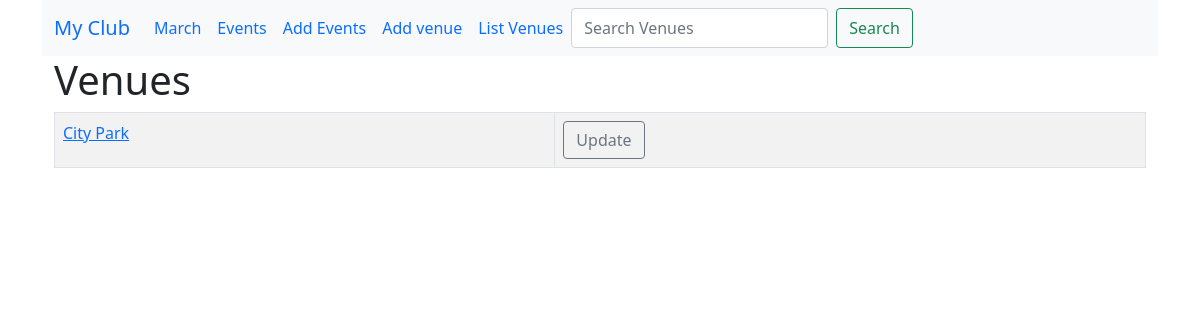
Before: /list_venues/ with the older database file.
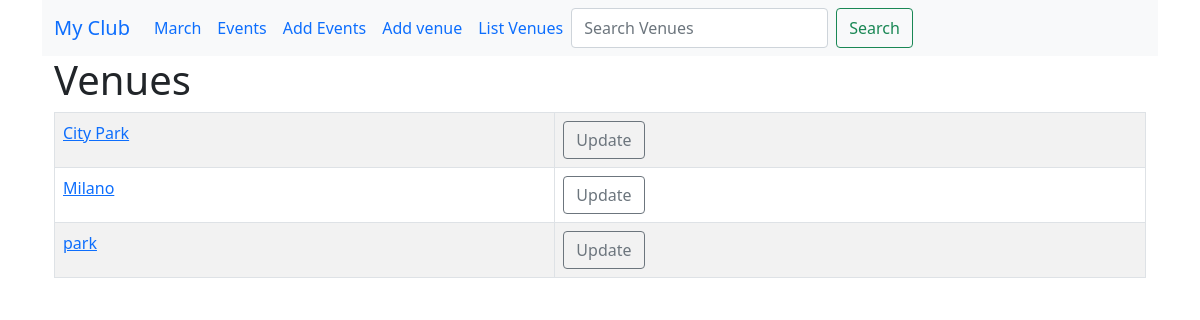
After: the same page with the newer database file.
### events/models.py (models this page shows)
class Venue(models.Model): #fields to use in form too
    name = models.CharField('Venue Name', max_length=120)
    address = models.CharField(max_length=300)
    zip_code = models.CharField(max_length=15,blank=True )
    phone = models.CharField('Contact Phone', max_length=15, blank=True)
    web = models.URLField('Website Address', max_length=200, blank=True)
    email_address = models.EmailField('Email')
    def __str__(self):
        return self.name

### events/views.py (the view)
# urls.py: path('list_venues/', views.list_venues, name='list-venues'),
def list_venues(request):
    venue_list = Venue.objects.all()
    return render(request, 'venue.html', {'venue_list': venue_list})

### events/templates/venue.html (shortened to what this page needs)
{% extends 'base.html'%}
{% block content %}
<div class="container">
    <h1>Venues</h1>
<table class="table table-hover table-striped table-bordered">
    {% for venue in venue_list %}
    <tr>
   <td><a href="{% url 'show-venue' venue.id %}">{{ venue }}</a>
   <br>
</td>
<td><a href="{% url 'update-venue' venue.id %}" class="btn btn-outline-secondary btn-small">Update</a></td>
</tr>
{% endfor %}
</table>
{% endblock %}

Changed rows visible on the page:
added Venue: name "Milano"
added Venue: name "park"
